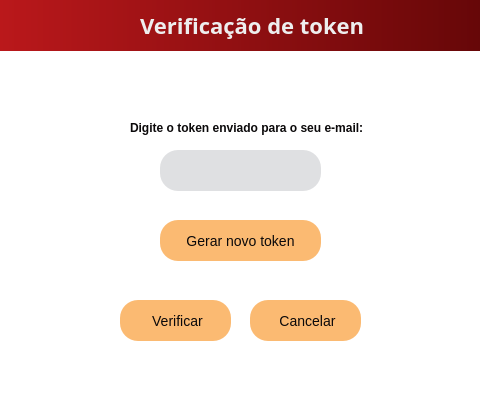
<?xml version="1.0" encoding="UTF-8"?>
<ui version="4.0">
 <class>TokenVerificationWindow</class>
 <widget class="QDialog" name="TokenVerificationWindow">
  <property name="geometry">
   <rect>
    <x>0</x>
    <y>0</y>
    <width>480</width>
    <height>400</height>
   </rect>
  </property>
  <property name="sizePolicy">
   <sizepolicy hsizetype="Fixed" vsizetype="Fixed">
    <horstretch>0</horstretch>
    <verstretch>0</verstretch>
   </sizepolicy>
  </property>
  <property name="windowTitle">
   <string>Eureka®</string>
  </property>
  <property name="styleSheet">
   <string notr="true">* {
    background-color: #ffffff;
	font-style: &quot;Segoe UI&quot;;
 	color: #0B090A;
}

QLabel {
    color: #0B090A;
    font-size: 12px;
    font-weight: bold;
}

QLineEdit {
    background-color: #DFE0E2;
    padding-left: 15px;
    border-radius: 18px;
	font-size: 18px;
}

QPushButton {
    background-color: #fbba72;
    border: 2px;
    border-radius: 18px;
    font-size: 14px;
    font-weight: regular;
}

QPushButton:hover {
    background-color: #399918;
    color: #EEEEEE
}

QPushButton:pressed {
    background-color: #6703c5;
    color: #EEEEEE;
}
</string>
  </property>
  <widget class="QLineEdit" name="token_field">
   <property name="geometry">
    <rect>
     <x>160</x>
     <y>150</y>
     <width>161</width>
     <height>41</height>
    </rect>
   </property>
   <property name="minimumSize">
    <size>
     <width>150</width>
     <height>41</height>
    </size>
   </property>
   <property name="font">
    <font>
     <pointsize>-1</pointsize>
    </font>
   </property>
   <property name="focusPolicy">
    <enum>Qt::ClickFocus</enum>
   </property>
   <property name="inputMask">
    <string/>
   </property>
   <property name="text">
    <string/>
   </property>
   <property name="maxLength">
    <number>6</number>
   </property>
   <property name="clearButtonEnabled">
    <bool>true</bool>
   </property>
  </widget>
  <widget class="QPushButton" name="btn_verify_token">
   <property name="geometry">
    <rect>
     <x>120</x>
     <y>300</y>
     <width>111</width>
     <height>41</height>
    </rect>
   </property>
   <property name="minimumSize">
    <size>
     <width>0</width>
     <height>41</height>
    </size>
   </property>
   <property name="font">
    <font>
     <pointsize>-1</pointsize>
    </font>
   </property>
   <property name="focusPolicy">
    <enum>Qt::TabFocus</enum>
   </property>
   <property name="styleSheet">
    <string notr="true"/>
   </property>
   <property name="text">
    <string> Verificar</string>
   </property>
   <property name="icon">
    <iconset resource="../static/resource.qrc">
     <normaloff>:/icon/icon/carraca.png</normaloff>:/icon/icon/carraca.png</iconset>
   </property>
   <property name="iconSize">
    <size>
     <width>16</width>
     <height>16</height>
    </size>
   </property>
  </widget>
  <widget class="QPushButton" name="btn_close">
   <property name="geometry">
    <rect>
     <x>250</x>
     <y>300</y>
     <width>111</width>
     <height>41</height>
    </rect>
   </property>
   <property name="minimumSize">
    <size>
     <width>0</width>
     <height>41</height>
    </size>
   </property>
   <property name="font">
    <font>
     <pointsize>-1</pointsize>
    </font>
   </property>
   <property name="focusPolicy">
    <enum>Qt::TabFocus</enum>
   </property>
   <property name="styleSheet">
    <string notr="true">QPushButton:hover {
    background-color: #d60000;
    color: #EEEEEE
}</string>
   </property>
   <property name="text">
    <string> Cancelar</string>
   </property>
   <property name="icon">
    <iconset resource="../static/resource.qrc">
     <normaloff>:/icon/icon/excluir (1).png</normaloff>:/icon/icon/excluir (1).png</iconset>
   </property>
   <property name="iconSize">
    <size>
     <width>16</width>
     <height>16</height>
    </size>
   </property>
  </widget>
  <widget class="QWidget" name="window_title_bar" native="true">
   <property name="geometry">
    <rect>
     <x>0</x>
     <y>0</y>
     <width>481</width>
     <height>51</height>
    </rect>
   </property>
   <property name="styleSheet">
    <string notr="true">* {
background-color: qlineargradient(spread:pad, x1:0, y1:0, x2:1, y2:0, stop:0 rgba(186, 24, 27, 255), stop:1 rgba(102, 7, 8, 255));
}</string>
   </property>
   <widget class="QLabel" name="label_2">
    <property name="geometry">
     <rect>
      <x>140</x>
      <y>0</y>
      <width>241</width>
      <height>51</height>
     </rect>
    </property>
    <property name="font">
     <font>
      <family>Segoe UI Light</family>
      <pointsize>-1</pointsize>
      <weight>75</weight>
      <bold>true</bold>
     </font>
    </property>
    <property name="styleSheet">
     <string notr="true">QLabel {
	background-color: transparent;
    color: #EEEEEE;
    font-size: 22px;
    font-weight: regular;
	font-style: &quot;Segoe UI&quot;;
}</string>
    </property>
    <property name="text">
     <string>Verificação de token</string>
    </property>
   </widget>
  </widget>
  <widget class="QPushButton" name="btn_new_token">
   <property name="geometry">
    <rect>
     <x>160</x>
     <y>220</y>
     <width>161</width>
     <height>41</height>
    </rect>
   </property>
   <property name="minimumSize">
    <size>
     <width>0</width>
     <height>41</height>
    </size>
   </property>
   <property name="font">
    <font>
     <pointsize>-1</pointsize>
    </font>
   </property>
   <property name="focusPolicy">
    <enum>Qt::TabFocus</enum>
   </property>
   <property name="styleSheet">
    <string notr="true">QPushButton:hover {
    background-color: #00b4d8;
    color: #EEEEEE
}</string>
   </property>
   <property name="text">
    <string>Gerar novo token</string>
   </property>
   <property name="icon">
    <iconset resource="../static/resource.qrc">
     <normaloff>:/icon/icon/codigo-binario.png</normaloff>:/icon/icon/codigo-binario.png</iconset>
   </property>
   <property name="iconSize">
    <size>
     <width>24</width>
     <height>24</height>
    </size>
   </property>
  </widget>
  <widget class="QLabel" name="label">
   <property name="geometry">
    <rect>
     <x>130</x>
     <y>120</y>
     <width>261</width>
     <height>16</height>
    </rect>
   </property>
   <property name="font">
    <font>
     <family>Segoe UI</family>
     <pointsize>-1</pointsize>
     <weight>75</weight>
     <bold>true</bold>
    </font>
   </property>
   <property name="styleSheet">
    <string notr="true">QLabel {
    color: #0B090A;
    font-size: 12px;
    font-weight: bold;
	font-style: &quot;Segoe UI&quot;;
}</string>
   </property>
   <property name="text">
    <string>Digite o token enviado para o seu e-mail:</string>
   </property>
  </widget>
 </widget>
 <resources>
  <include location="../static/resource.qrc"/>
 </resources>
 <connections/>
</ui>
